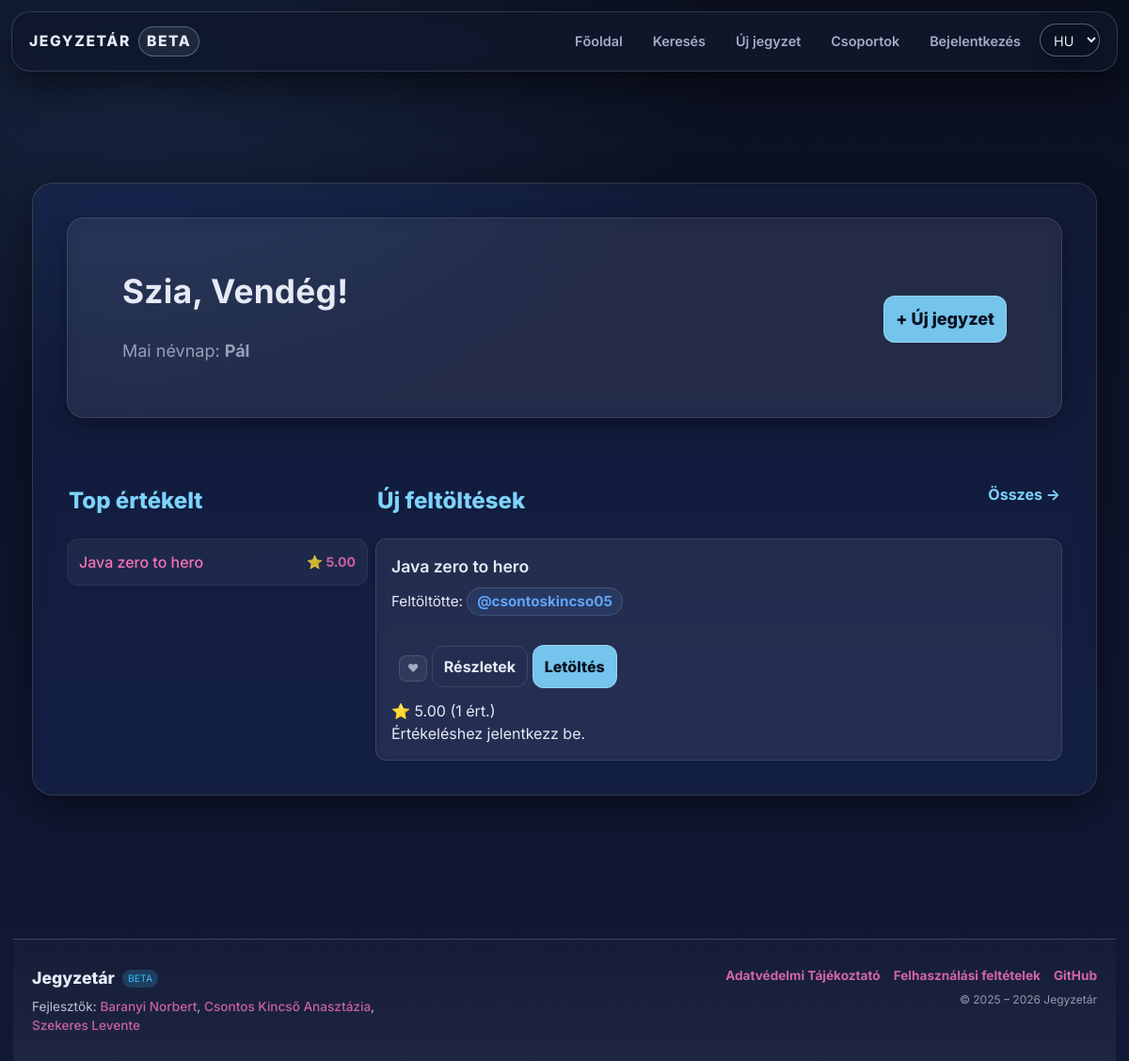
The page / on the database its author committed.
### tables this page shows
CREATE TABLE `namedays` (
  `id` int(11) NOT NULL,
  `datum` varchar(5) DEFAULT NULL,
  `nevek` varchar(255) DEFAULT NULL
);

CREATE TABLE `files` (
  `id` int(11) NOT NULL,
  `uploaded_by` int(11) DEFAULT NULL,
  `name` varchar(255) NOT NULL,
  `file_name` varchar(255) NOT NULL,
  `description` text DEFAULT NULL,
  `file_path` varchar(255) NOT NULL,
  `subject` varchar(100) NOT NULL,
  `tags` varchar(255) NOT NULL,
  `tn_name` varchar(255) DEFAULT NULL,
  `file_size` bigint(20) UNSIGNED DEFAULT NULL,
  `download_count` int(11) NOT NULL DEFAULT 0,
  `content_text` longtext DEFAULT NULL,
  `edu_stage` enum('hs','uni') DEFAULT NULL,
  `edu_level` tinyint(4) DEFAULT NULL
);

CREATE TABLE `users` (
  `id` int(11) NOT NULL,
  `lastname` varchar(100) DEFAULT NULL,
  `firstname` varchar(100) DEFAULT NULL,
  `username` varchar(50) NOT NULL,
  `birthdate` date DEFAULT NULL,
  `gender` varchar(10) DEFAULT NULL,
  `email` varchar(50) NOT NULL,
  `profile_picture` varchar(255) DEFAULT NULL,
  `password` varchar(255) NOT NULL,
  `security_question` varchar(255) NOT NULL,
  `security_answer` varchar(255) NOT NULL,
  `admin` tinyint(1) NOT NULL,
  `registration_date` datetime DEFAULT NULL,
  `language` varchar(5) NOT NULL DEFAULT 'hu',
  `oauth_provider` varchar(20) DEFAULT NULL,
  `oauth_sub` varchar(191) DEFAULT NULL,
  `email_verified` tinyint(1) NOT NULL DEFAULT 0,
  `bio` text DEFAULT NULL,
  `profile_theme` varchar(32) NOT NULL DEFAULT 'default',
  `twofa_enabled` tinyint(1) NOT NULL DEFAULT 0
);

### assets/php/lang.php (called while the page is built, shortened)
<?php
    $supported_langs = ['hu', 'en', 'de'];
    if (isset($_GET['lang']) && in_array($_GET['lang'], $supported_langs, true)) {
        $lang = $_GET['lang'];
        $_SESSION['lang'] = $lang;
        if (!headers_sent()) {
            setcookie('lang', $lang, time() + 60*60*24*30, '/');
        }
    } else {
        if (isset($_SESSION['lang']) && in_array($_SESSION['lang'], $supported_langs, true)) {
            $lang = $_SESSION['lang'];
        } elseif (isset($_COOKIE['lang']) && in_array($_COOKIE['lang'], $supported_langs, true)) {
            $lang = $_COOKIE['lang'];
        } else {
            $lang = 'hu';
        }
    }
    $translations = [];
    if ($stmt = $conn->prepare("SELECT t_key, text FROM translations WHERE lang_code = ?")) {
        $stmt->bind_param('s', $lang);
        $stmt->execute();
        $result = $stmt->get_result();
        while ($row = $result->fetch_assoc()) {
            $translations[$row['t_key']] = $row['text'];
        }
    }
    if (!function_exists('t')) {
        function t(string $key): string
        {
            global $translations;
            return $translations[$key] ?? $key;
        }
    }

### assets/php/functions.php (called while the page is built, shortened)
<?php
    if (!function_exists('db_stmt')) {
        function db_stmt(mysqli $conn, string $sql, string $types = '', array $params = []): mysqli_stmt {
            $stmt = $conn->prepare($sql);
            if ($types !== '' && $params) {
                if (!$stmt->bind_param($types, ...$params)) {
                    db_log_error($conn, 'Paraméterek bind-elése sikertelen', $sql, $params);
                    throw new RuntimeException('Paraméterek bind-elése sikertelen: ' . $stmt->error);
                }
            }
            if (!$stmt->execute()) {
                db_log_error($conn, 'Végrehajtási hiba (execute)', $sql, $params);
                throw new RuntimeException('Végrehajtási hiba (execute): ' . $stmt->error);
            }
            return $stmt;
        }
    }
    if (!function_exists('db_query')) {
        function db_query(mysqli $conn, string $sql, string $types = '', array $params = []): mysqli_result
        {
            $stmt = db_stmt($conn, $sql, $types, $params);
            $result = $stmt->get_result();
            return $result;
        }
    }

### index.php (the view, shortened to what this page needs)
<?php
    require_once "assets/php/db.php";
    require_once "assets/php/lang.php";
    require_once "assets/php/functions.php";
    $user = null;
    $currentUserId = $user['id'] ?? 0;
    $displayName   = $user['username'] ?? t('guest');
    $today = date("m-d");
    $nd = db_query($conn, "SELECT nevek FROM namedays WHERE datum = ? LIMIT 1", "s", [$today]);
    $nameday = ($nd && $nd->num_rows > 0) ? $nd->fetch_assoc()['nevek'] : t('nameday_none_today');
    $popular_sql = "
        SELECT f.*, IFNULL(AVG(r.rating),0) AS avg_rating, COUNT(r.id) AS rating_count
        FROM files f
        LEFT JOIN ratings r ON f.id = r.file_id
        GROUP BY f.id
        ORDER BY avg_rating DESC, rating_count DESC
        LIMIT 8
    ";
    $popular_result = $conn->query($popular_sql);
    $latest_result = $conn->query("SELECT * FROM files ORDER BY id DESC LIMIT 12");
?>
<!DOCTYPE html>
<html lang="<?= htmlspecialchars($lang ?? 'hu') ?>">
<head>
    <link rel="stylesheet" href="assets/css/styles.css">
    <script src="https://cdn.jsdelivr.net/npm/@tailwindcss/browser@4"></script>
</head>
<body>
    <?php
        include 'assets/php/navbar.php';
    ?>
    <div class="content-wrapper w-full">
        <div class="main w-full max-w-6xl mx-auto px-4 md:px-6 lg:px-8">
            <section class="hero card mb-6 md:mb-8">
                <div class="hero-body p-4 md:p-6 lg:p-10">
                    <div class="hero-text">
                        <h1 class="hero-title text-2xl md:text-3xl lg:text-4xl font-bold mb-2">
                            <?= t('hero_greeting') . " " . htmlspecialchars($displayName) ?>!
                        </h1>
                        <p class="hero-sub text-base md:text-lg opacity-90"><?= t('hero_nameday') ?>: <strong><?= htmlspecialchars($nameday) ?></strong></p>
                    </div>
                    <div class="hero-actions mt-4 md:mt-6 lg:mt-0">
                        <a class="btn-cta text-base md:text-lg px-6 md:px-8 py-2 md:py-3" href="<?= $isLoggedIn ? 'upload.php' : 'reglog.php' ?>">
                            + <?= t('nav_upload') ?>
                        </a>
                    </div>
                </div>
            </section>
            <div class="home-grid">
            <section class="content-main flex-1 min-w-0">
                    <div class="section-titlebar flex justify-between items-center mb-4">
                        <h3 class="text-xl md:text-2xl"><?= t('home_new_uploads') ?></h3>
                        <a class="link-more" href="search.php?sort=new"><?= t('home_all_arrow') ?></a>
                    </div>
                    <?php if ($latest_result && $latest_result->num_rows > 0): ?>
                        <div class="content-grid grid grid-cols-1 md:grid-cols-2 gap-4 md:gap-6">
                            <?php while ($file = $latest_result->fetch_assoc()):
                                    $file_id = (int)$file['id'];
                                    $uploaderRes = db_query($conn, "SELECT username FROM users WHERE id = ? LIMIT 1", "i", [(int)$file['uploaded_by']]);
                                    $uploader = ($uploaderRes && $uploaderRes->num_rows) ? $uploaderRes->fetch_assoc() : ['username' => 'ismeretlen'];
                                    $avgRes = db_query($conn, "SELECT AVG(rating) AS avg, COUNT(*) AS c FROM ratings WHERE file_id = ?", "i", [$file_id]);
                                    $avg = "0.00";
                                    $cnt = 0;
                                    if ($avgRes && $avgRes->num_rows) {
                                        $d = $avgRes->fetch_assoc();
                                        $avg = number_format((float)($d['avg'] ?? 0), 2);
                                        $cnt = (int)($d['c'] ?? 0);
                                    }
                                    $userRating = 0;
                                $is_favorite = false;
                            ?>
                                <article class="card note-card" id="file-<?= (int)$file_id ?>">
                                    <header class="note-header">
                                        <div class="card-title-group">
                                            <h4 class="entry-title"><?= htmlspecialchars($file['name'] ?? '') ?></h4>
                                            <p class="uploader-info">
                                                Feltöltötte:
                                                <a class="uploader-name" href="profile.php?user=<?= urlencode($uploader['username'] ?? '') ?>">
                                                    @<?= htmlspecialchars($uploader['username'] ?? 'ismeretlen') ?>
                                                </a>
                                            </p>
                                        </div>
                                    </header>
                                    <div class="card-actions">
                                        <?php if ($isLoggedIn && $currentUserId): ?>
                                            <form method="POST" style="margin:0;">
                                                <input type="hidden" name="favorite-btn" value="1">
                                                <input type="hidden" name="favorite_file_id" value="<?= (int)$file_id ?>">
                                                <button type="submit"
                                                        class="favorite-btn <?= $is_favorite ? 'favorited' : '' ?>"
                                                        title="<?= $is_favorite ? 'Kedvencekből törlés' : 'Kedvencekhez' ?>">
                                                    ❤
                                                </button>
                                            </form>
                                        <?php else: ?>
                                            <a class="favorite-btn" href="reglog.php" title="Jelentkezz be a kedvencekhez">
                                                ❤
                                            </a>
                                        <?php endif; ?>
                                        <a href="note.php?id=<?= (int)$file_id ?>" class="btn-sm btn-ghost">
                                            Részletek
                                        </a>
                                        <a href="assets/php/download.php?id=<?= (int)$file_id ?>" class="btn-sm btn-cta">
                                            Letöltés
                                        </a>
                                    </div>
                                    <div class="card-footer-meta">
                                        <div class="rating-display">
                                            ⭐ <span class="rating-value"><?= htmlspecialchars($avg) ?></span>
                                            <span class="rating-count">(<?= (int)$cnt ?> ért.)</span>
                                        </div>
                                        <?php if ($isLoggedIn && $currentUserId): ?>
                                            <form class="rating-form" method="POST" action="index.php">
                                                <input type="hidden" name="rate-btn" value="1">
                                                <input type="hidden" name="rate_file_id" value="<?= (int)$file_id ?>">
                                                <div class="star-rating" aria-label="Értékelés">
                                                    <?php for ($i = 5; $i >= 1; $i--): ?>
                                                        <input
                                                                type="radio"
                                                                id="rate-<?= (int)$file_id ?>-<?= $i ?>"
                                                                name="rating"
                                                                value="<?= $i ?>"
                                                                <?= ((int)$userRating === $i) ? 'checked' : '' ?>
                                                                onchange="this.form.submit()"
                                                        >
                                                        <label for="rate-<?= (int)$file_id ?>-<?= $i ?>" title="<?= $i ?> csillag">★</label>
                                                    <?php endfor; ?>
                                                </div>
                                                <?php if ((int)$userRating > 0): ?>
                                                    <span class="rating-count">Te: <?= (int)$userRating ?>/5</span>
                                                <?php endif; ?>
                                            </form>
                                        <?php else: ?>
                                            <span class="rating-count">Értékeléshez jelentkezz be.</span>
                                        <?php endif; ?>
                                    </div>
                                </article>
                            <?php endwhile; ?>
                        </div>
                    <?php endif; ?>
                </section>
                <aside class="content-aside w-full lg:w-80 min-w-0">
                    <div class="section-titlebar mb-4">
                        <h3 class="text-xl md:text-2xl"><?= t('sidebar_top_rated') ?></h3>
                    </div>
                    <?php if ($popular_result && $popular_result->num_rows > 0): ?>
                        <div class="list-compact flex flex-col gap-3">
                            <?php while ($file = $popular_result->fetch_assoc()): ?>
                                <a href="note.php?id=<?= $file['id'] ?>" class="popular-item-link block p-3 rounded-xl bg-white/5 hover:bg-white/10 transition-colors border border-white/5 min-w-0">
                                    <div class="flex justify-between items-center gap-2 min-w-0">
                                        <span class="font-medium truncate text-sm md:text-base"><?= htmlspecialchars($file['name'] ?? '') ?></span>
                                        <span class="text-xs md:text-sm whitespace-nowrap opacity-80">⭐ <?= number_format((float)$file['avg_rating'], 2) ?></span>
                                    </div>
                                </a>
                            <?php endwhile; ?>
                        </div>
                    <?php endif; ?>
                </aside>
            </div>
        </div>
    </div>
    <?php include 'assets/php/footer.php'; ?>
    </body>
</html>

### rows shown on the page
namedays: nevek "Pál"
files: name "Java zero to hero", uploaded_by.username "csontoskincso05", avg "5.00", cnt "1", avg_rating "5.00"

### other values the page prints
t('nav_home') "Főoldal"
t('nav_search') "Keresés"
t('nav_upload') "Új jegyzet"
t('nav_login') "Bejelentkezés"
t('hero_greeting') "Szia,"
$displayName "Vendég"
t('hero_nameday') "Mai névnap"
t('home_new_uploads') "Új feltöltések"
t('home_all_arrow') "Összes →"
t('sidebar_top_rated') "Top értékelt"
t('footer_developers_label') "Fejlesztők"
t('footer_github_link') "GitHub"
